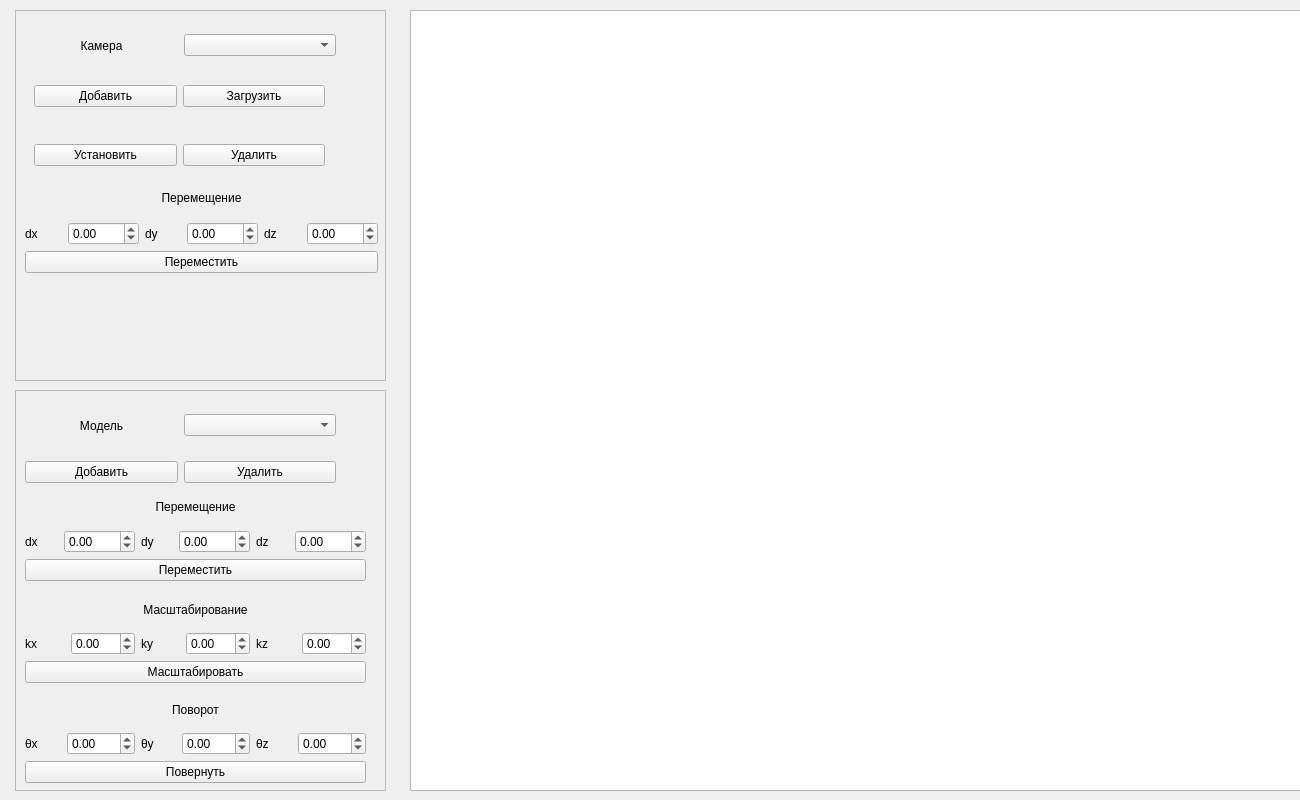
<?xml version="1.0" encoding="UTF-8"?>
<ui version="4.0">
 <class>MainWindow</class>
 <widget class="QMainWindow" name="MainWindow">
  <property name="geometry">
   <rect>
    <x>0</x>
    <y>0</y>
    <width>1300</width>
    <height>800</height>
   </rect>
  </property>
  <property name="windowTitle">
   <string>MainWindow</string>
  </property>
  <widget class="QWidget" name="centralwidget">
   <widget class="QFrame" name="sceneFrame">
    <property name="geometry">
     <rect>
      <x>15</x>
      <y>10</y>
      <width>371</width>
      <height>371</height>
     </rect>
    </property>
    <property name="frameShape">
     <enum>QFrame::StyledPanel</enum>
    </property>
    <property name="frameShadow">
     <enum>QFrame::Plain</enum>
    </property>
    <widget class="QWidget" name="boxWidgetV" native="true">
     <property name="geometry">
      <rect>
       <x>10</x>
       <y>10</y>
       <width>311</width>
       <height>51</height>
      </rect>
     </property>
     <layout class="QHBoxLayout" name="horizontalLayout_6">
      <item>
       <widget class="QLabel" name="viewerMainLabel">
        <property name="text">
         <string>Камера</string>
        </property>
        <property name="alignment">
         <set>Qt::AlignCenter</set>
        </property>
       </widget>
      </item>
      <item>
       <widget class="QComboBox" name="viewerBox"/>
      </item>
     </layout>
    </widget>
    <widget class="QWidget" name="gridLayoutWidget_3">
     <property name="geometry">
      <rect>
       <x>10</x>
       <y>270</y>
       <width>351</width>
       <height>93</height>
      </rect>
     </property>
     <layout class="QGridLayout" name="viewerRotateLayout">
      <property name="sizeConstraint">
       <enum>QLayout::SetDefaultConstraint</enum>
      </property>
      <property name="topMargin">
       <number>3</number>
      </property>
     </layout>
    </widget>
    <widget class="QWidget" name="layoutWidget_3">
     <property name="geometry">
      <rect>
       <x>10</x>
       <y>170</y>
       <width>353</width>
       <height>93</height>
      </rect>
     </property>
     <layout class="QGridLayout" name="viewerMoveLayout">
      <item row="1" column="5">
       <widget class="QDoubleSpinBox" name="moveViewerZBox">
        <property name="minimum">
         <double>-999.000000000000000</double>
        </property>
        <property name="maximum">
         <double>1000.000000000000000</double>
        </property>
       </widget>
      </item>
      <item row="1" column="1">
       <widget class="QDoubleSpinBox" name="moveViewerXBox">
        <property name="minimum">
         <double>-999.000000000000000</double>
        </property>
        <property name="maximum">
         <double>1000.000000000000000</double>
        </property>
        <property name="singleStep">
         <double>0.000000000000000</double>
        </property>
       </widget>
      </item>
      <item row="1" column="4">
       <widget class="QLabel" name="moveViewerZLabel">
        <property name="text">
         <string>dz</string>
        </property>
       </widget>
      </item>
      <item row="0" column="0" colspan="6">
       <widget class="QLabel" name="moveViewerLabel">
        <property name="sizePolicy">
         <sizepolicy hsizetype="Minimum" vsizetype="Minimum">
          <horstretch>0</horstretch>
          <verstretch>0</verstretch>
         </sizepolicy>
        </property>
        <property name="text">
         <string>Перемещение</string>
        </property>
        <property name="alignment">
         <set>Qt::AlignCenter</set>
        </property>
       </widget>
      </item>
      <item row="1" column="2">
       <widget class="QLabel" name="moveViewerYLabel">
        <property name="text">
         <string>dy</string>
        </property>
       </widget>
      </item>
      <item row="1" column="3">
       <widget class="QDoubleSpinBox" name="moveViewerYBox">
        <property name="minimum">
         <double>-999.000000000000000</double>
        </property>
        <property name="maximum">
         <double>1000.000000000000000</double>
        </property>
       </widget>
      </item>
      <item row="1" column="0">
       <widget class="QLabel" name="moveViewerXLabel">
        <property name="text">
         <string>dx</string>
        </property>
       </widget>
      </item>
      <item row="2" column="0" colspan="6">
       <widget class="QPushButton" name="moveViewerBttn">
        <property name="styleSheet">
         <string notr="true"/>
        </property>
        <property name="text">
         <string>Переместить</string>
        </property>
       </widget>
      </item>
     </layout>
    </widget>
    <widget class="QWidget" name="widget_5" native="true">
     <property name="geometry">
      <rect>
       <x>10</x>
       <y>60</y>
       <width>309</width>
       <height>112</height>
      </rect>
     </property>
     <layout class="QVBoxLayout" name="verticalLayout_2">
      <item>
       <widget class="QWidget" name="widget_6" native="true">
        <layout class="QHBoxLayout" name="horizontalLayout_7">
         <item>
          <widget class="QPushButton" name="addViewerBttn">
           <property name="text">
            <string>Добавить</string>
           </property>
          </widget>
         </item>
         <item>
          <widget class="QPushButton" name="importViewerBttn">
           <property name="text">
            <string>Загрузить</string>
           </property>
          </widget>
         </item>
        </layout>
       </widget>
      </item>
      <item>
       <widget class="QWidget" name="widget_7" native="true">
        <layout class="QHBoxLayout" name="horizontalLayout_8">
         <item>
          <widget class="QPushButton" name="setViewerBttn">
           <property name="text">
            <string>Установить</string>
           </property>
          </widget>
         </item>
         <item>
          <widget class="QPushButton" name="removeViewerBttn">
           <property name="text">
            <string>Удалить</string>
           </property>
          </widget>
         </item>
        </layout>
       </widget>
      </item>
     </layout>
    </widget>
   </widget>
   <widget class="QFrame" name="wireframeFrame">
    <property name="geometry">
     <rect>
      <x>15</x>
      <y>390</y>
      <width>371</width>
      <height>401</height>
     </rect>
    </property>
    <property name="frameShape">
     <enum>QFrame::StyledPanel</enum>
    </property>
    <property name="frameShadow">
     <enum>QFrame::Plain</enum>
    </property>
    <widget class="QWidget" name="gridLayoutWidget_6">
     <property name="geometry">
      <rect>
       <x>10</x>
       <y>300</y>
       <width>341</width>
       <height>93</height>
      </rect>
     </property>
     <layout class="QGridLayout" name="wireframeRotateLayout">
      <property name="sizeConstraint">
       <enum>QLayout::SetDefaultConstraint</enum>
      </property>
      <property name="topMargin">
       <number>3</number>
      </property>
      <item row="1" column="4">
       <widget class="QLabel" name="rotateWireframeZLabel">
        <property name="text">
         <string>θz</string>
        </property>
       </widget>
      </item>
      <item row="1" column="1">
       <widget class="QDoubleSpinBox" name="rotateWireframeXBox">
        <property name="minimum">
         <double>-180.000000000000000</double>
        </property>
        <property name="maximum">
         <double>180.000000000000000</double>
        </property>
       </widget>
      </item>
      <item row="1" column="2">
       <widget class="QLabel" name="rotateWireframeYLabel">
        <property name="text">
         <string>θy</string>
        </property>
       </widget>
      </item>
      <item row="0" column="0" colspan="6">
       <widget class="QLabel" name="rotateWireframeLabel">
        <property name="text">
         <string>Поворот</string>
        </property>
        <property name="alignment">
         <set>Qt::AlignCenter</set>
        </property>
       </widget>
      </item>
      <item row="1" column="5">
       <widget class="QDoubleSpinBox" name="rotateWireframeZBox">
        <property name="minimum">
         <double>-180.000000000000000</double>
        </property>
        <property name="maximum">
         <double>180.000000000000000</double>
        </property>
       </widget>
      </item>
      <item row="1" column="0">
       <widget class="QLabel" name="rotateWireframeXLabel">
        <property name="text">
         <string>θx</string>
        </property>
       </widget>
      </item>
      <item row="1" column="3">
       <widget class="QDoubleSpinBox" name="rotateWireframeYBox">
        <property name="minimum">
         <double>-180.000000000000000</double>
        </property>
        <property name="maximum">
         <double>180.000000000000000</double>
        </property>
       </widget>
      </item>
      <item row="2" column="0" colspan="6">
       <widget class="QPushButton" name="rotateWireframeBttn">
        <property name="text">
         <string>Повернуть</string>
        </property>
       </widget>
      </item>
     </layout>
    </widget>
    <widget class="QWidget" name="gridLayoutWidget_7">
     <property name="geometry">
      <rect>
       <x>10</x>
       <y>200</y>
       <width>341</width>
       <height>93</height>
      </rect>
     </property>
     <layout class="QGridLayout" name="wireframeScaleLayout">
      <property name="sizeConstraint">
       <enum>QLayout::SetDefaultConstraint</enum>
      </property>
      <property name="topMargin">
       <number>3</number>
      </property>
      <item row="1" column="4">
       <widget class="QLabel" name="scaleWireframeZLabel">
        <property name="text">
         <string>kz</string>
        </property>
       </widget>
      </item>
      <item row="1" column="1">
       <widget class="QDoubleSpinBox" name="scaleWireframeXBox">
        <property name="minimum">
         <double>-99.000000000000000</double>
        </property>
        <property name="maximum">
         <double>100.000000000000000</double>
        </property>
       </widget>
      </item>
      <item row="1" column="2">
       <widget class="QLabel" name="scaleWireframeYLabel">
        <property name="text">
         <string>ky</string>
        </property>
       </widget>
      </item>
      <item row="0" column="0" colspan="6">
       <widget class="QLabel" name="scaleWireframeLabel">
        <property name="text">
         <string>Масштабирование</string>
        </property>
        <property name="alignment">
         <set>Qt::AlignCenter</set>
        </property>
       </widget>
      </item>
      <item row="1" column="5">
       <widget class="QDoubleSpinBox" name="scaleWireframeZBox">
        <property name="minimum">
         <double>-99.000000000000000</double>
        </property>
        <property name="maximum">
         <double>100.000000000000000</double>
        </property>
       </widget>
      </item>
      <item row="1" column="0">
       <widget class="QLabel" name="scaleWireframeXLabel">
        <property name="text">
         <string>kx</string>
        </property>
       </widget>
      </item>
      <item row="1" column="3">
       <widget class="QDoubleSpinBox" name="scaleWireframeYBox">
        <property name="minimum">
         <double>-99.000000000000000</double>
        </property>
        <property name="maximum">
         <double>100.000000000000000</double>
        </property>
       </widget>
      </item>
      <item row="2" column="0" colspan="6">
       <widget class="QPushButton" name="scaleWireframeBttn">
        <property name="text">
         <string>Масштабировать</string>
        </property>
       </widget>
      </item>
     </layout>
    </widget>
    <widget class="QWidget" name="layoutWidget_4">
     <property name="geometry">
      <rect>
       <x>10</x>
       <y>100</y>
       <width>341</width>
       <height>91</height>
      </rect>
     </property>
     <layout class="QGridLayout" name="wireframeMoveLayout">
      <item row="1" column="5">
       <widget class="QDoubleSpinBox" name="moveWIreframeZBox">
        <property name="minimum">
         <double>-999.000000000000000</double>
        </property>
        <property name="maximum">
         <double>1000.000000000000000</double>
        </property>
       </widget>
      </item>
      <item row="1" column="1">
       <widget class="QDoubleSpinBox" name="moveWIreframeXBox">
        <property name="minimum">
         <double>-999.000000000000000</double>
        </property>
        <property name="maximum">
         <double>1000.000000000000000</double>
        </property>
       </widget>
      </item>
      <item row="1" column="4">
       <widget class="QLabel" name="moveWIreframeZLabel">
        <property name="text">
         <string>dz</string>
        </property>
       </widget>
      </item>
      <item row="0" column="0" colspan="6">
       <widget class="QLabel" name="moveWIreframeLabel">
        <property name="sizePolicy">
         <sizepolicy hsizetype="Minimum" vsizetype="Minimum">
          <horstretch>0</horstretch>
          <verstretch>0</verstretch>
         </sizepolicy>
        </property>
        <property name="text">
         <string>Перемещение</string>
        </property>
        <property name="alignment">
         <set>Qt::AlignCenter</set>
        </property>
       </widget>
      </item>
      <item row="1" column="2">
       <widget class="QLabel" name="moveWIreframeYLabel">
        <property name="text">
         <string>dy</string>
        </property>
       </widget>
      </item>
      <item row="1" column="3">
       <widget class="QDoubleSpinBox" name="moveWIreframeYBox">
        <property name="minimum">
         <double>-999.000000000000000</double>
        </property>
        <property name="maximum">
         <double>1000.000000000000000</double>
        </property>
       </widget>
      </item>
      <item row="1" column="0">
       <widget class="QLabel" name="moveWIreframeXLabel">
        <property name="text">
         <string>dx</string>
        </property>
       </widget>
      </item>
      <item row="2" column="0" colspan="6">
       <widget class="QPushButton" name="moveWIreframeBttn">
        <property name="text">
         <string>Переместить</string>
        </property>
       </widget>
      </item>
     </layout>
    </widget>
    <widget class="QWidget" name="boxWigerW" native="true">
     <property name="geometry">
      <rect>
       <x>10</x>
       <y>10</y>
       <width>311</width>
       <height>51</height>
      </rect>
     </property>
     <layout class="QHBoxLayout" name="horizontalLayout_9">
      <item>
       <widget class="QLabel" name="wireframeMainLabel">
        <property name="text">
         <string>Модель</string>
        </property>
        <property name="alignment">
         <set>Qt::AlignCenter</set>
        </property>
       </widget>
      </item>
      <item>
       <widget class="QComboBox" name="wireframeBox"/>
      </item>
     </layout>
    </widget>
    <widget class="QWidget" name="widget_8" native="true">
     <property name="geometry">
      <rect>
       <x>10</x>
       <y>60</y>
       <width>311</width>
       <height>44</height>
      </rect>
     </property>
     <layout class="QHBoxLayout" name="horizontalLayout_10">
      <item>
       <widget class="QPushButton" name="addWIreframeBttn">
        <property name="text">
         <string>Добавить</string>
        </property>
       </widget>
      </item>
      <item>
       <widget class="QPushButton" name="removeWIreframeBttn">
        <property name="text">
         <string>Удалить</string>
        </property>
       </widget>
      </item>
     </layout>
    </widget>
   </widget>
   <widget class="QGraphicsView" name="graphicsView">
    <property name="geometry">
     <rect>
      <x>410</x>
      <y>10</y>
      <width>891</width>
      <height>781</height>
     </rect>
    </property>
   </widget>
  </widget>
 </widget>
 <resources/>
 <connections/>
</ui>
